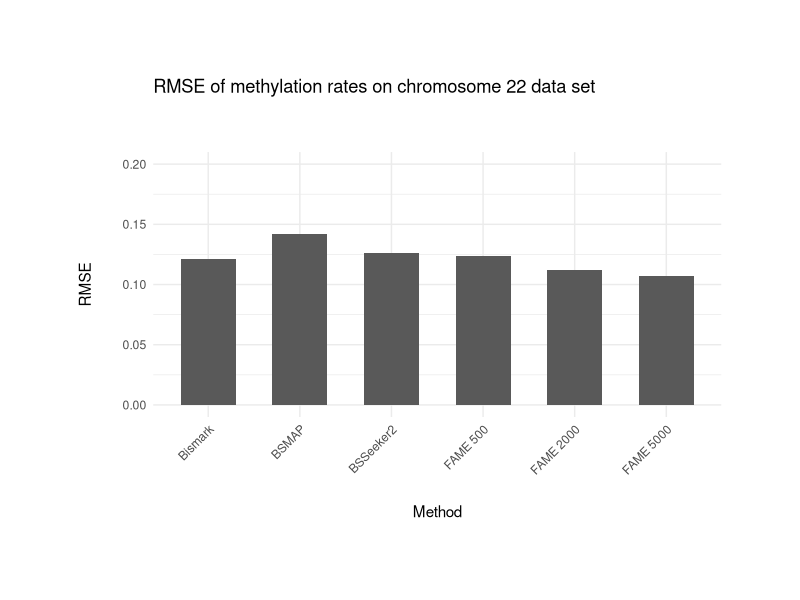
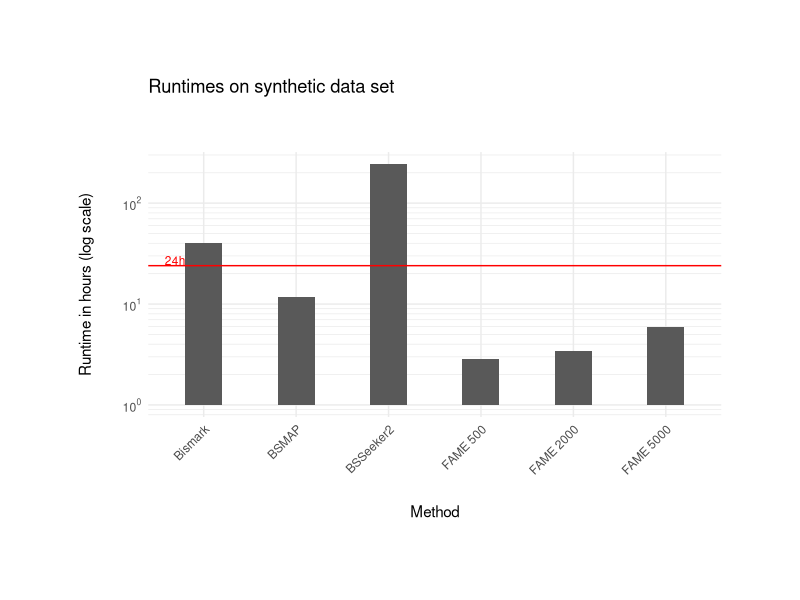

The R source for these figures, in order:

require(ggplot2)
require(ggthemes)
require(scales)

names <- c("Bismark", "BSMAP", "BSSeeker2", "FAME 500", "FAME 2000", "FAME 5000")
rmse <- c(0.1214, 0.1418, 0.1265, 0.1236, 0.1119, 0.107)
runtimes <- c(110908 + 34524, 8023 + 33849, 755520 + (33*60 + 39)*60 + 33, (2*60 + 51)*60 + 28, (3*60 + 23)*60 + 19, (5*60 + 58)*60 + 57)
runtimes <- runtimes / (60*60)

data <- data.frame(Method=names, RMSE=rmse, Runtimes=runtimes)

data$Method <- factor(data$Method, levels = c("Bismark", "BSMAP", "BSSeeker2", "FAME 500", "FAME 2000", "FAME 5000"))

pdf("runtime_and_rmse.pdf")

gg <- ggplot(data, aes(x=Method, y=RMSE))
gg <- gg + geom_bar(width=0.6, stat='identity') 
gg <- gg + theme_minimal()
gg <- gg + scale_y_continuous(limits = c(0, 0.2))
gg <- gg + theme(plot.margin = unit(c(2,2,2,2),"cm"))
gg <- gg + theme(axis.title.x = element_text(margin=margin(20,0,0,0)),
                 axis.title.y = element_text(margin=margin(0,20,0,0)),
                 plot.title = element_text(margin=margin(0,0,40,0)),
		 axis.text.x = element_text(angle = 45, hjust = 1)
                )
gg <- gg + labs(title="RMSE of methylation rates on chromosome 22 data set")

gg

breaks <- 10^(-10:10)
minor_breaks <- rep(c(1:9), 21)*(10^rep(-10:10, each=9))
gg <- ggplot(data, aes(x=Method, y=Runtimes))
gg <- gg + geom_bar(width=0.4, stat='identity') 
gg <- gg + theme_minimal()
gg <- gg + scale_y_log10(breaks = breaks,
   labels = sapply(log10(breaks), scales::math_format(10^.x)), minor_breaks = minor_breaks)
gg <- gg + geom_hline(yintercept=24,color="red")
gg <- gg + annotate("text", "Bismark", 27, label = "24h                   ", color="red", size=3)
gg <- gg + theme(plot.margin = unit(c(2,2,2,2),"cm"))
gg <- gg + theme(axis.title.x = element_text(margin=margin(20,0,0,0)),
                 axis.title.y = element_text(margin=margin(0,20,0,0)),
                 plot.title = element_text(margin=margin(0,0,40,0)),
		 axis.text.x = element_text(angle = 45, hjust = 1)
                )
#gg <- gg + labs(title="Runtimes on whole genome data set",y="Runtime in hours (log scale)")
gg <- gg + labs(title="Runtimes on synthetic data set",y="Runtime in hours (log scale)")

gg

dev.off()
